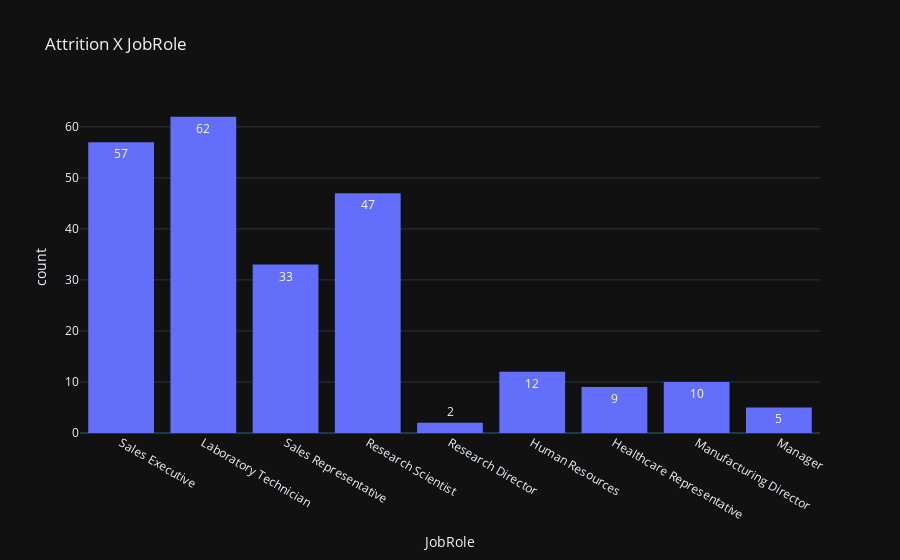

Here is the notebook cell this chart was saved with:
### Markdown cell above
# 7. What is the most job role of attritions ?

### Code cell
fig = px.histogram(attrition_yes, x = attrition_yes['JobRole'], template = 'plotly_dark',
                      title = 'Attrition X JobRole', text_auto = 'd3-format')
fig.show()

### Figure 1 — Plotly figure (JSON) as saved in the notebook; plotly's stock layout.template omitted (floating-point values rounded to 4 significant figures; data arrays with more than 128 entries replaced by an {"elided": "..."} marker saying what was removed)
{"data": [{"alignmentgroup": "True", "bingroup": "x", "hovertemplate": "JobRole=%{x}<br>count=%{y}<extra></extra>", "legendgroup": "", "marker": {"color": "#636efa", "pattern": {"shape": ""}}, "name": "", "offsetgroup": "", "orientation": "v", "showlegend": false, "texttemplate": "%{value:d3-format}", "type": "histogram", "x": {"elided": "237 str values"}, "xaxis": "x", "yaxis": "y"}], "layout": {"barmode": "relative", "legend": {"tracegroupgap": 0}, "title": {"text": "Attrition X JobRole"}, "xaxis": {"anchor": "y", "domain": [0, 1], "title": {"text": "JobRole"}}, "yaxis": {"anchor": "x", "domain": [0, 1], "title": {"text": "count"}}}}
